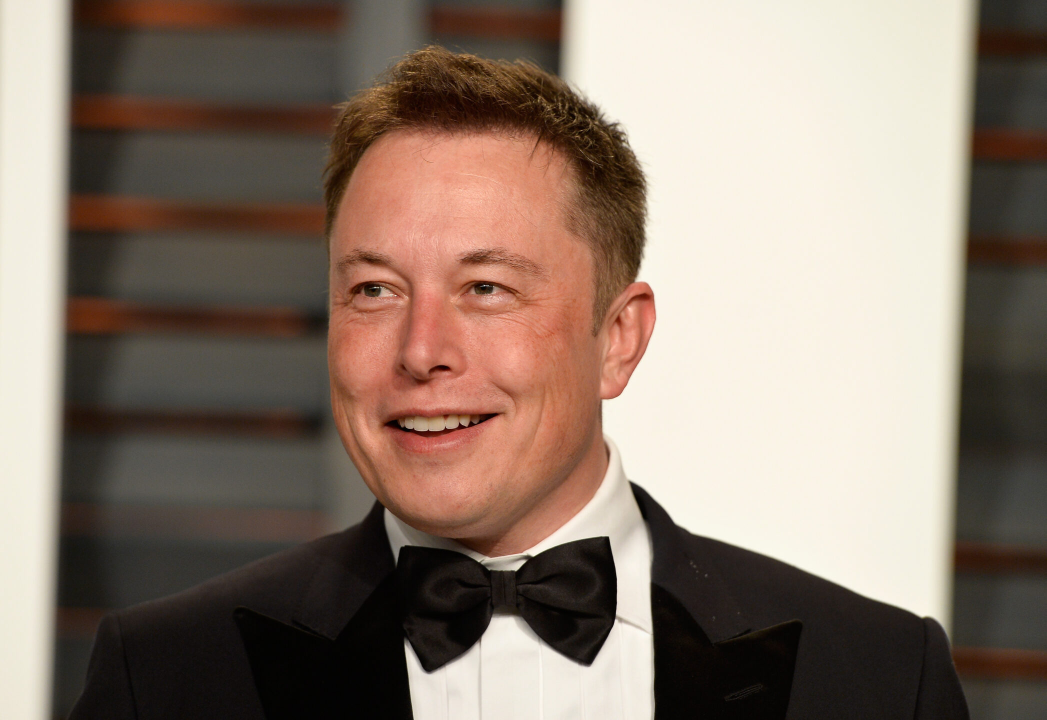
#> input picture Nocturnal Surveillance Systems/images/Elon Musk.jpg, 2093 x 1440 px, given in place of the camera (shown at 1/2 size)
$ python Edge_Detection.py
#> lines starting #> are read from the running program, lines starting #| are printed output that depends on the picture; after the words box and inside, x2 and y2 are one past the last pixel; in counts of white or black regions, pixels touching at a corner belong together
import cv2
import numpy as np

from cv2 import VideoWriter
from cv2 import VideoWriter_fourcc

from rich.traceback import install
install(show_locals = True)

cap = cv2.VideoCapture(0)

# Define the codec and create VideoWriter object
fourcc = cv2.VideoWriter_fourcc(*'mp4v')
out = cv2.VideoWriter('output.mp4', fourcc, 20.0, (640, 480))

while (cap.isOpened()):

    ret, frame = cap.read()
#> frame is the input picture: shape (1440, 2093, 3); mean B, G, R 109.9, 122.5, 139.3
    frame = cv2.resize(frame, (540, 380), fx = 0, fy = 0, interpolation = cv2.INTER_CUBIC)
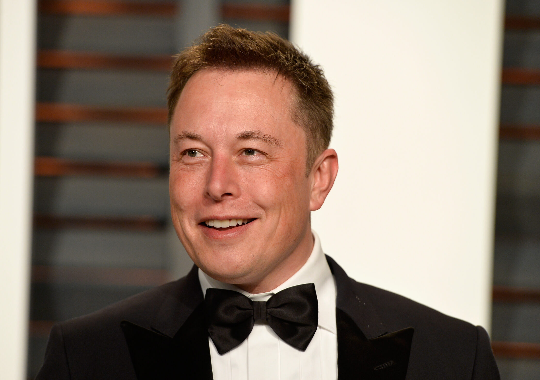
#> frame: shape (380, 540, 3); mean B, G, R 109.9, 122.5, 139.3

    cv2.imshow("Frame", frame)

    gray = cv2.cvtColor(frame, cv2.COLOR_BGR2GRAY)
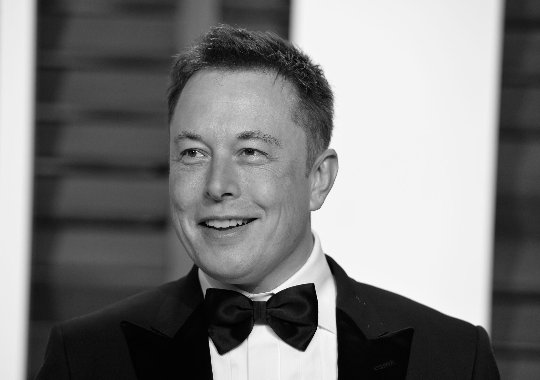
#> gray: shape (380, 540); min 0, max 250, mean 126.1

    # adaptive thresholding to use different threshold
    # values on different regions of the frame.
    Thresh = cv2.adaptiveThreshold(gray, 255, cv2.ADAPTIVE_THRESH_MEAN_C, cv2.THRESH_BINARY_INV, 11, 2)
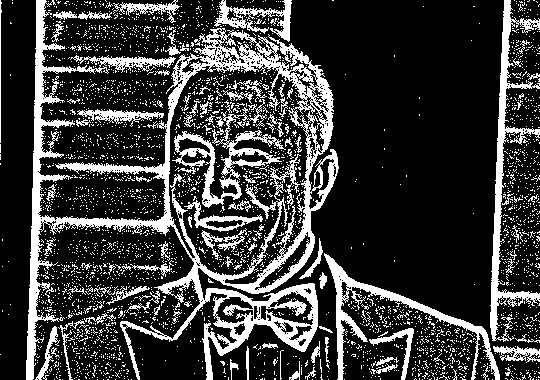
#> Thresh: shape (380, 540); 22.9% white; 3350 white regions (3249 under 20 px), largest, box (x1, y1, x2, y2) and area: (26, 0, 339, 380) 21684, (490, 0, 540, 342) 3480, (324, 253, 500, 380) 2717

    out.write(Thresh)

    cv2.imshow("Thresh", Thresh)

    if cv2.waitKey(25) & 0xFF == ord('q'):
#> (key q is pressed here)
        break

cap.release()
cv2.destroyAllWindows()

$ run again, on Nocturnal Surveillance Systems/images/Jeff Bezoz.jpg
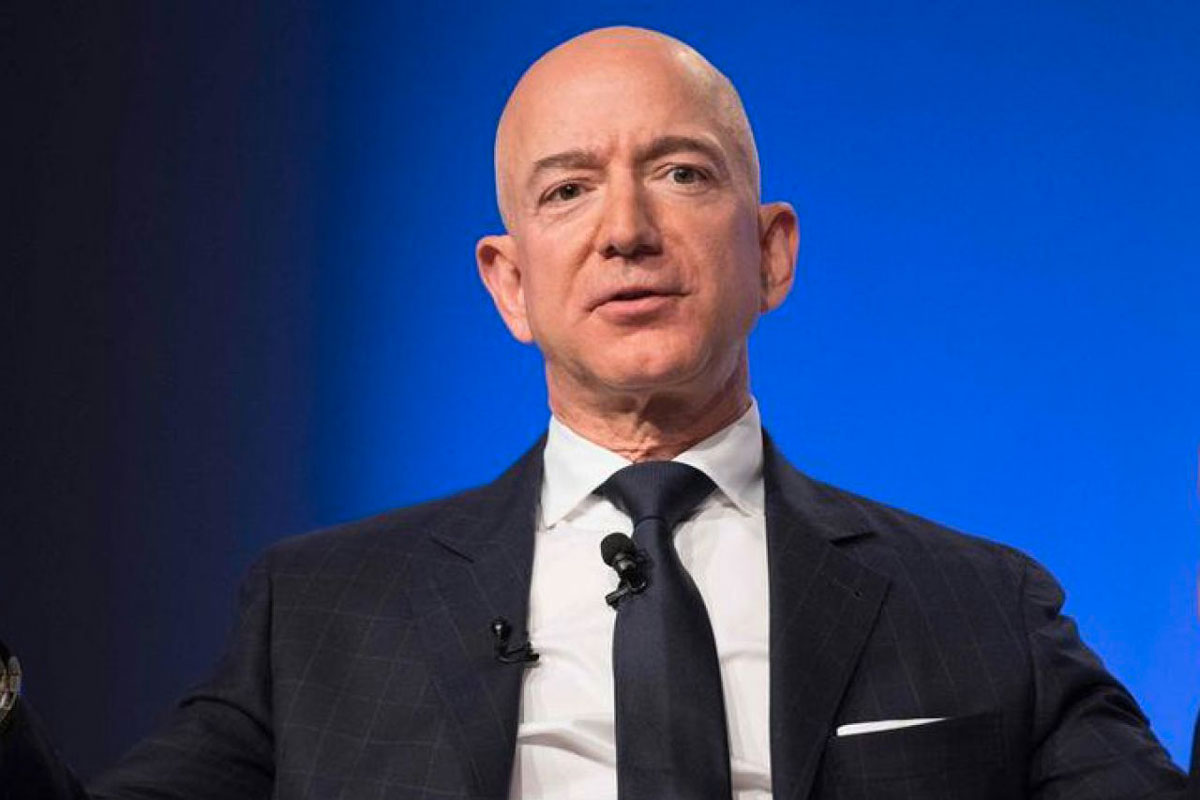
#> input picture Nocturnal Surveillance Systems/images/Jeff Bezoz.jpg, 1200 x 800 px, given in place of the camera
#> frame is the input picture: shape (800, 1200, 3); mean B, G, R 117.3, 67.6, 45.4
#> frame: shape (380, 540, 3)
#> `gray = cv2.cvtColor(frame, cv2.COLOR_BGR2GRAY)`:
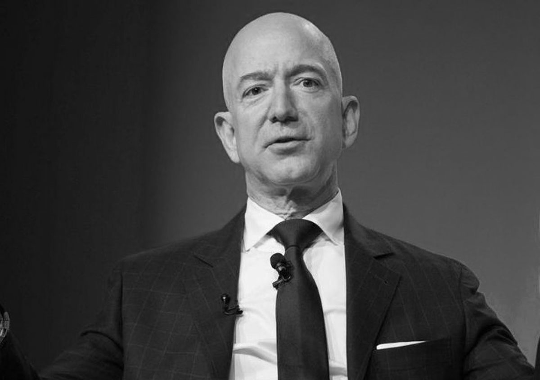
#> gray: shape (380, 540); min 0, max 254, mean 66.6
#> `Thresh = cv2.adaptiveThreshold(gray, 255, cv2.ADAPTIVE_THRESH_MEAN_C, ..`:
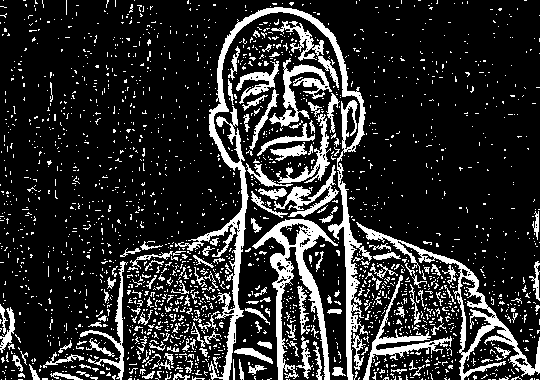
#> Thresh: shape (380, 540); 17.6% white; 2174 white regions (2018 under 20 px), largest, box (x1, y1, x2, y2) and area: (175, 7, 372, 380) 7090, (252, 219, 338, 380) 3160, (356, 222, 540, 380) 2801

$ run again, on Nocturnal Surveillance Systems/images/RAO.jpg
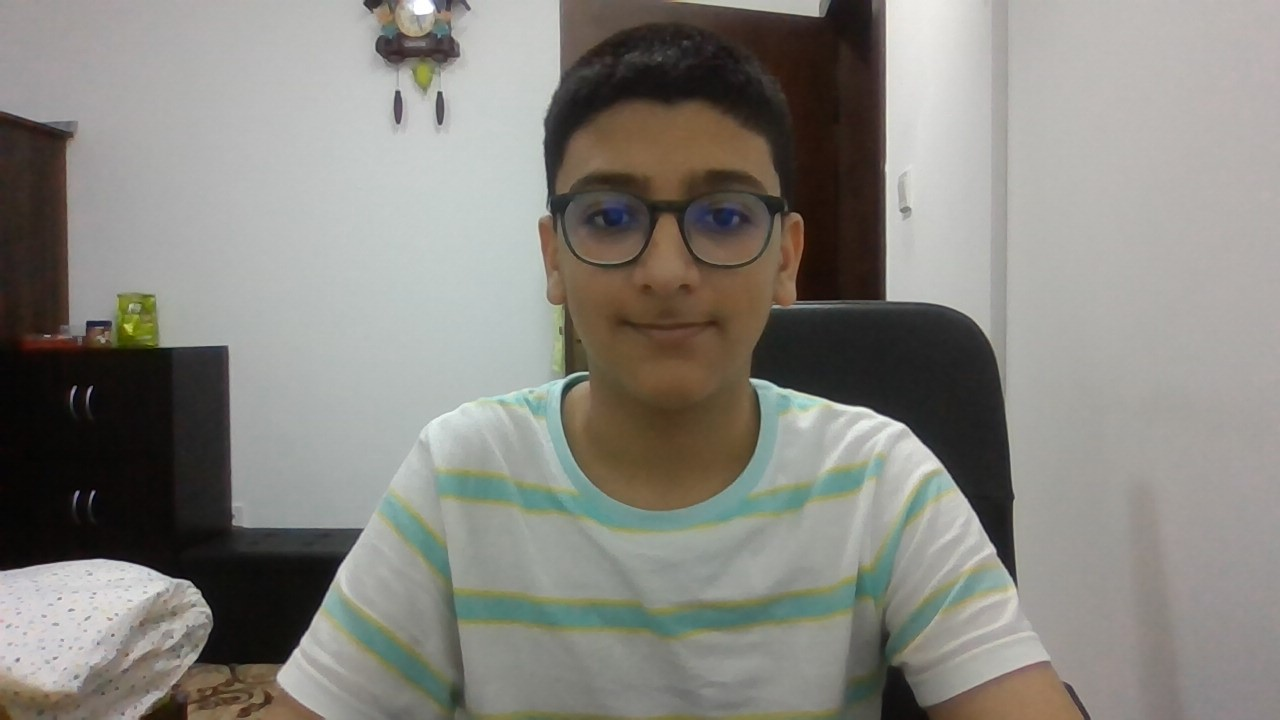
#> input picture Nocturnal Surveillance Systems/images/RAO.jpg, 1280 x 720 px, given in place of the camera
#> frame is the input picture: shape (720, 1280, 3); mean B, G, R 126.9, 133.3, 135.1
#> frame: shape (380, 540, 3)
#> `gray = cv2.cvtColor(frame, cv2.COLOR_BGR2GRAY)`:
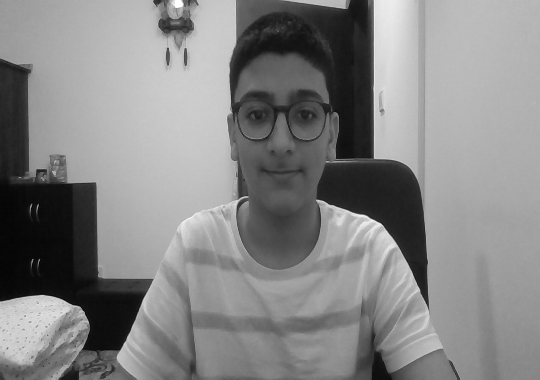
#> gray: shape (380, 540); min 0, max 255, mean 133.1
#> `Thresh = cv2.adaptiveThreshold(gray, 255, cv2.ADAPTIVE_THRESH_MEAN_C, ..`:
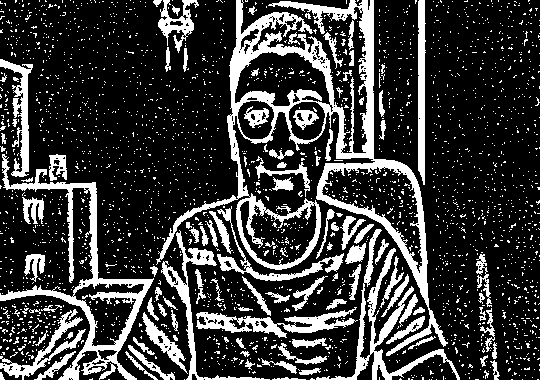
#> Thresh: shape (380, 540); 22.9% white; 2553 white regions (2443 under 20 px), largest, box (x1, y1, x2, y2) and area: (156, 0, 448, 356) 13537, (0, 154, 154, 380) 4864, (316, 229, 460, 380) 2616

$ run again, on Nocturnal Surveillance Systems/images/Ryan Reynolds.jpg
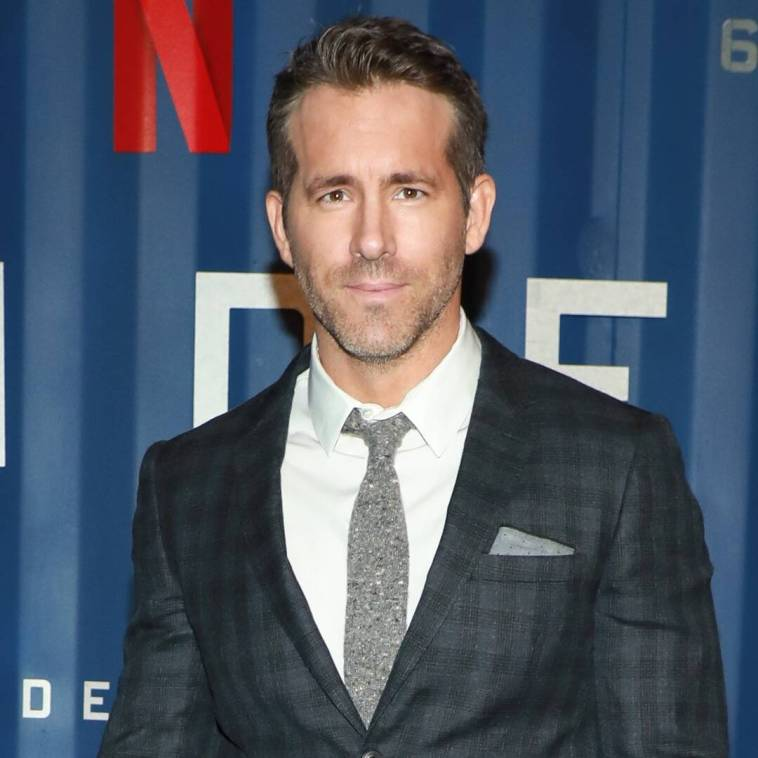
#> input picture Nocturnal Surveillance Systems/images/Ryan Reynolds.jpg, 758 x 758 px, given in place of the camera
#> frame is the input picture: shape (758, 758, 3); mean B, G, R 103.1, 89.1, 81.1
#> frame: shape (380, 540, 3)
#> `gray = cv2.cvtColor(frame, cv2.COLOR_BGR2GRAY)`:
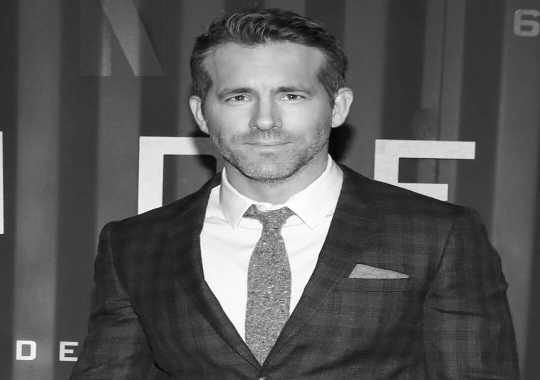
#> gray: shape (380, 540); min 2, max 255, mean 88.3
#> `Thresh = cv2.adaptiveThreshold(gray, 255, cv2.ADAPTIVE_THRESH_MEAN_C, ..`:
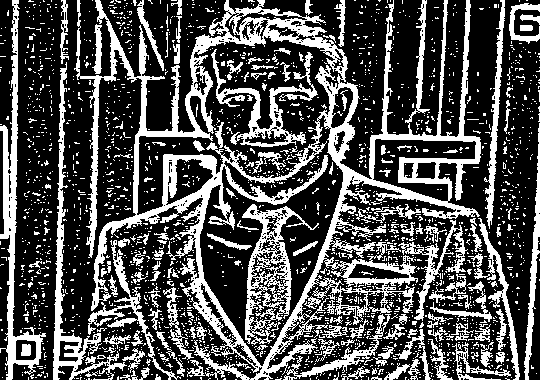
#> Thresh: shape (380, 540); 31.5% white; 2131 white regions (1985 under 20 px), largest, box (x1, y1, x2, y2) and area: (74, 0, 481, 380) 27756, (0, 0, 46, 380) 3404, (242, 204, 319, 345) 2996
